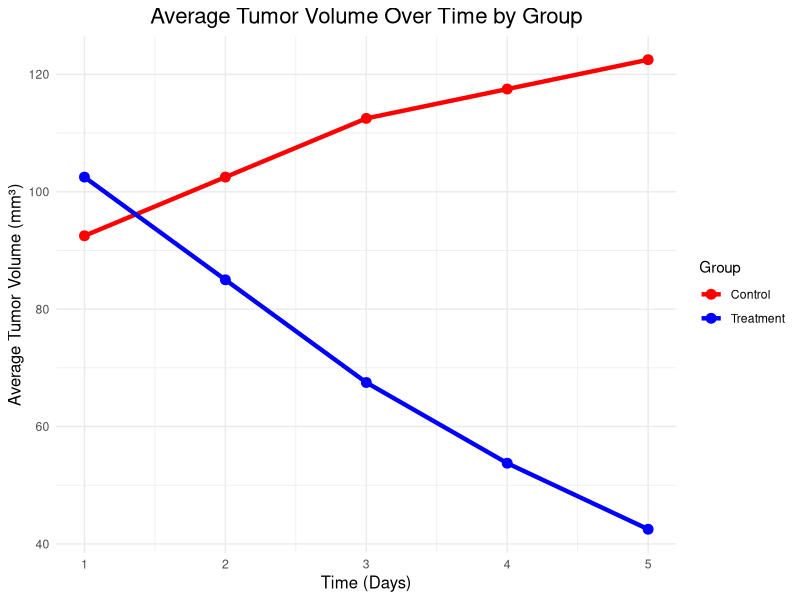

The R source for this figure:
# ALERT: This script does NOT require importing a data table.
# All data is entered manually within the script.

# Load necessary libraries
library(ggplot2)
library(dplyr)

# Parameters
num_mice <- 8  # Total number of mice (4 in each group)
num_timepoints <- 5  # Number of time points for each mouse

# Define time points (e.g., days)
time_points <- 1:num_timepoints

# Enter tumor volume data for each mouse at each time point
# Replace the example data below with actual measurements

# Tumor volumes for the Treatment group (4 mice)
treatment_volumes <- data.frame(
  Mouse = factor(rep(1:4, each = num_timepoints)),
  Group = "Treatment",
  Time = rep(time_points, times = 4),
  TumorVolume = c(
    # Mouse 1 data
    95, 80, 65, 50, 40,
    # Mouse 2 data
    100, 90, 70, 55, 45,
    # Mouse 3 data
    110, 85, 60, 50, 35,
    # Mouse 4 data
    105, 85, 75, 60, 50
  )
)

# Tumor volumes for the Control group (4 mice)
control_volumes <- data.frame(
  Mouse = factor(rep(5:8, each = num_timepoints)),
  Group = "Control",
  Time = rep(time_points, times = 4),
  TumorVolume = c(
    # Mouse 5 data
    100, 110, 120, 125, 130,
    # Mouse 6 data
    95, 105, 115, 120, 125,
    # Mouse 7 data
    90, 100, 110, 115, 120,
    # Mouse 8 data
    85, 95, 105, 110, 115
  )
)

# Combine treatment and control data into a single dataframe
mice_data <- rbind(treatment_volumes, control_volumes)

# Calculate mean tumor volume for each group at each time point
mean_data <- mice_data %>%
  group_by(Group, Time) %>%
  summarise(MeanTumorVolume = mean(TumorVolume), .groups = 'drop')

# Plot the data with average lines for each group
ggplot(mean_data, aes(x = Time, y = MeanTumorVolume, color = Group, group = Group)) +
  geom_line(size = 1.5) +
  geom_point(size = 3) +
  labs(
    title = "Average Tumor Volume Over Time by Group",
    x = "Time (Days)",
    y = "Average Tumor Volume (mm³)",
    color = "Group"
  ) +
  theme_minimal() +
  theme(
    plot.title = element_text(hjust = 0.5, size = 16),
    axis.title = element_text(size = 12)
  ) +
  scale_color_manual(values = c("Treatment" = "blue", "Control" = "red"))
